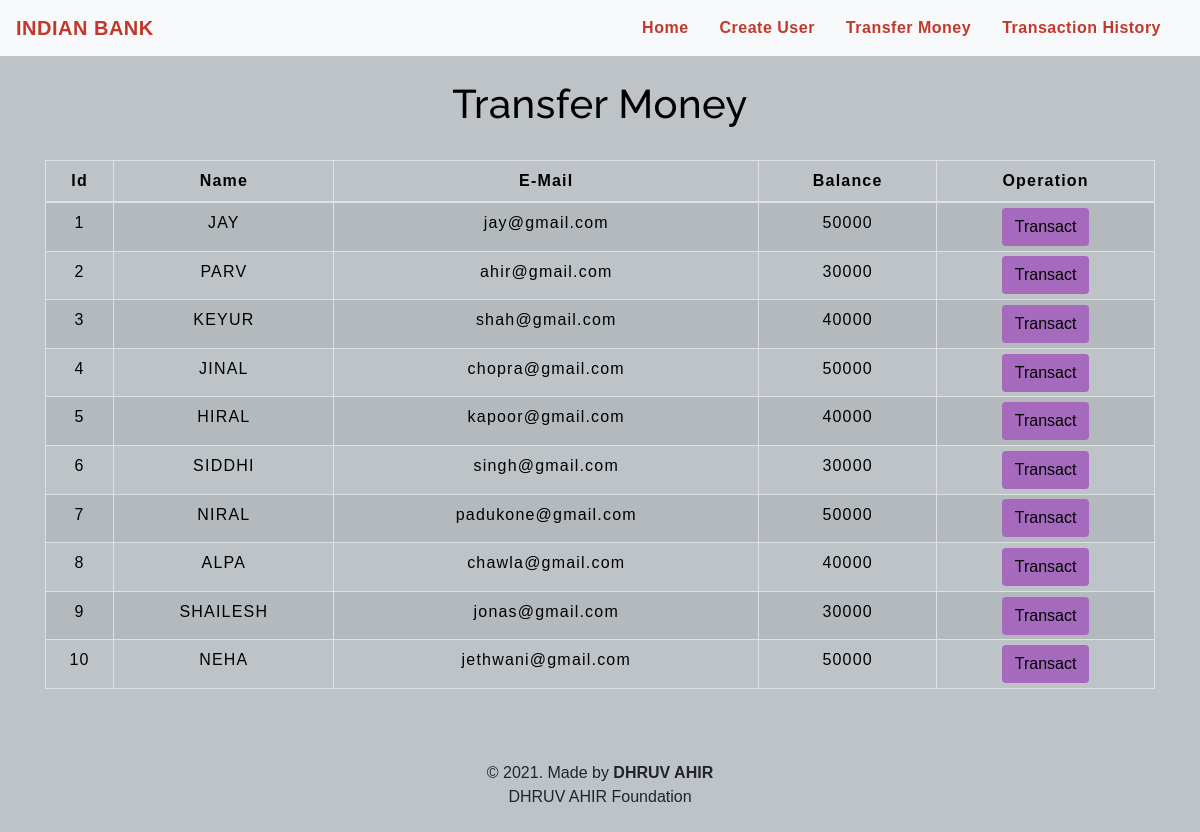
The app's page /transfermoney.php with its own data.
### tables this page shows
CREATE TABLE `users` (
  `id` int(3) NOT NULL,
  `name` text NOT NULL,
  `email` varchar(30) NOT NULL,
  `balance` int(8) NOT NULL
);

### transfermoney.php (the view, shortened to what this page needs)
<!DOCTYPE html>
<html lang="en">
<head>
    <link rel="stylesheet" href="https://maxcdn.bootstrapcdn.com/bootstrap/4.0.0/css/bootstrap.min.css">
    <link rel="stylesheet" type="text/css" href="css/table.css">
    <link rel="stylesheet" type="text/css" href="css/navbar.css">
</head>
<body style="background-color : #BDC3C7;">
<?php
    include 'config.php';
    $sql = "SELECT * FROM users";
    $result = mysqli_query($conn,$sql);
?>
<?php
  include 'navbar.php';
?>
<div class="container">
        <h2 class="text-center pt-4" style="color : black;">Transfer Money</h2>
        <br>
            <div class="row">
                <div class="col">
                    <div class="table-responsive-sm">
                    <table class="table table-hover table-sm table-striped table-condensed table-bordered" style="border-color:black;">
                        <thead style="color : black;">
                            <tr>
                            <th scope="col" class="text-center py-2">Id</th>
                            <th scope="col" class="text-center py-2">Name</th>
                            <th scope="col" class="text-center py-2">E-Mail</th>
                            <th scope="col" class="text-center py-2">Balance</th>
                            <th scope="col" class="text-center py-2">Operation</th>
                            </tr>
                        </thead>
                        <tbody>
                <?php
                    while($rows=mysqli_fetch_assoc($result)){
                ?>
                    <tr style="color : black;">
                        <td class="py-2"><?php echo $rows['id'] ?></td>
                        <td class="py-2"><?php echo $rows['name']?></td>
                        <td class="py-2"><?php echo $rows['email']?></td>
                        <td class="py-2"><?php echo $rows['balance']?></td>
                        <td><a href="selecteduserdetail.php?id= <?php echo $rows['id'] ;?>"> <button type="button" class="btn" style="background-color : #A569BD;">Transact</button></a></td>
                    </tr>
                <?php
                    }
                ?>
                        </tbody>
                    </table>
                    </div>
                </div>
            </div>
         </div>
         <footer class="text-center mt-5 py-2">
            <p>&copy 2021. Made by <b>DHRUV AHIR</b> <br> DHRUV AHIR Foundation</p>
        </footer>
</body>
</html>

### navbar.php (shortened to what this page needs)
<nav class="navbar navbar-expand-md navbar-light bg-light">
<a class="navbar-brand" href="index.php" style="color : #C0392B;"><b>INDIAN BANK</b></a>
<div class="collapse navbar-collapse" id="collapsibleNavbar">
      <ul class="navbar-nav ml-auto">
        <li class="nav-item">
          <a class="nav-link" href="index.php" style="color : #C0392B;"><b>Home</b></a>
        </li>
        <li class="nav-item">
          <a class="nav-link" href="createuser.php" style="color : #C0392B;"><b>Create User</b></a>
        </li>
        <li class="nav-item">
          <a class="nav-link" href="transfermoney.php" style="color : #C0392B;"><b>Transfer Money</b></a>
        </li>
        <li class="nav-item">
          <a class="nav-link" href="transactionhistory.php" style="color : #C0392B;"><b>Transaction History</b></a>
        </li>
    </div>
 </nav>

### css/table.css (style rules this page uses)
* { padding: 0; margin: 0; box-sizing: border-box; font-family: sans-serif; }
h2 { font-size: 40px; }
table { letter-spacing: 1.2px; }
td { text-align: center; }
button { border:none; background: #d9d9d9; transition: 1s; }

### css/navbar.css (style rules this page uses)
.nav-link { margin-right: 15px; color:#2F363F; letter-spacing: 0.5px; transition: 0.5s; }
.navbar-brand { color: #4C4B4B; letter-spacing: 0.5px; }
h2 { color: #4C4B4B; letter-spacing: 0.5px; font-family: raleway; }

### transfermoney.php (style rules this page uses)
button { transition: 1.5s; }

### records on screen
users: id "1", name "JAY", email "jay@gmail.com", balance "50000"
users: id "2", name "PARV", email "ahir@gmail.com", balance "30000"
users: id "3", name "KEYUR", email "shah@gmail.com", balance "40000"
users: id "4", name "JINAL", email "chopra@gmail.com", balance "50000"
users: id "5", name "HIRAL", email "kapoor@gmail.com", balance "40000"
users: id "6", name "SIDDHI", email "singh@gmail.com", balance "30000"
users: id "7", name "NIRAL", email "padukone@gmail.com", balance "50000"
users: id "8", name "ALPA", email "chawla@gmail.com", balance "40000"
users: id "9", name "SHAILESH", email "jonas@gmail.com", balance "30000"
users: id "10", name "NEHA", email "jethwani@gmail.com", balance "50000"
